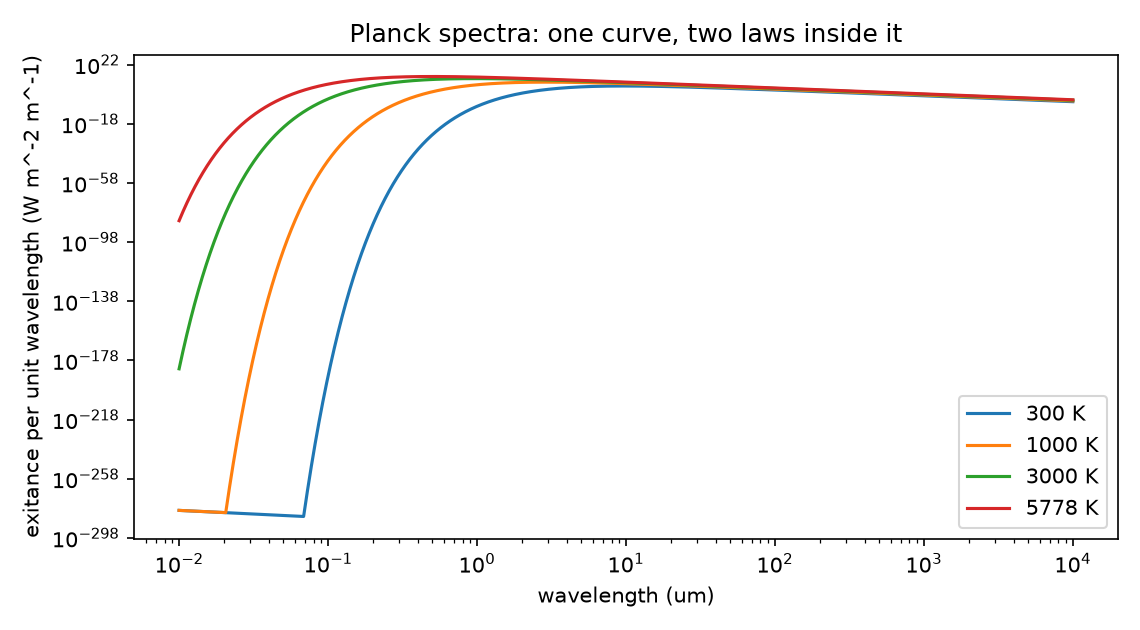

Reproduce this figure in Python.
# PLANCK'S BLACKBODY SPECTRUM (Beyond the Index #8; Thermal
# Radiation, NUM). One formula -- Planck's law -- must pay out
# two older laws at once:
#   * Stefan-Boltzmann: total radiated power = sigma T^4,
#     sigma = 5.670374419e-8 W m^-2 K^-4
#   * Wien displacement: lambda_peak * T = 2.897771955e-3 m K
# Both are EXTRACTED from the numerically integrated spectrum
# here, not assumed: sigma falls out of the area under the
# curve, Wien's constant out of its peak position.
# Gates:
#   G1 recovered sigma within 1% at every temperature
#   G2 recovered Wien constant within 0.5% at every T
#   G3 power ratio M(2T)/M(T) = 16 within 1% (the T^4 law
#      itself, checked as a scaling, not a constant)

import json
import numpy as np
import matplotlib
matplotlib.use("Agg")
import matplotlib.pyplot as plt

H = 6.62607015e-34
C = 299792458.0
KB = 1.380649e-23
SIGMA_EXACT = 5.670374419e-8
WIEN_EXACT = 2.897771955e-3

lam = np.logspace(-8, -2, 400000)          # 10 nm .. 1 cm


def spectrum(T):
    x = H * C / (lam * KB * T)
    B = (2 * H * C ** 2 / lam ** 5) / np.expm1(np.minimum(x, 700))
    return B                                  # W sr^-1 m^-3


rows = []
for T in (300.0, 1000.0, 3000.0, 5778.0):
    B = spectrum(T)
    M = np.pi * np.trapezoid(B, lam)          # W/m^2 (Lambert)
    sigma_rec = M / T ** 4
    lam_peak = float(lam[int(np.argmax(B))])
    wien_rec = lam_peak * T
    rows.append({"T": T, "sigma_recovered": float(sigma_rec),
                 "sigma_err_frac": float(abs(sigma_rec - SIGMA_EXACT)
                                         / SIGMA_EXACT),
                 "wien_recovered": float(wien_rec),
                 "wien_err_frac": float(abs(wien_rec - WIEN_EXACT)
                                        / WIEN_EXACT),
                 "M": float(M)})
    print(f"T = {T:6.0f} K: sigma = {sigma_rec:.6e} "
          f"(err {rows[-1]['sigma_err_frac'] * 100:.3f}%), "
          f"lambda_peak*T = {wien_rec:.6e} "
          f"(err {rows[-1]['wien_err_frac'] * 100:.3f}%)")

# M(3000)/M(1000) should be 3^4 = 81:
ratio = rows[2]['M'] / rows[1]['M']
print(f"M(3000)/M(1000) = {ratio:.2f} (T^4 law predicts 81)")
g1 = all(r["sigma_err_frac"] < 0.01 for r in rows)
g2 = all(r["wien_err_frac"] < 0.005 for r in rows)
g3 = abs(ratio - 81) / 81 < 0.01
print(f"GATES: G1 sigma {g1} | G2 Wien {g2} | G3 T^4 {g3}")

fig, ax = plt.subplots(figsize=(7.6, 4.2))
for T in (300.0, 1000.0, 3000.0, 5778.0):
    B = spectrum(T)
    ax.plot(lam * 1e6, np.pi * B, label=f"{T:.0f} K")
ax.set_xscale("log")
ax.set_yscale("log")
ax.set_xlabel("wavelength (um)")
ax.set_ylabel("exitance per unit wavelength (W m^-2 m^-1)")
ax.set_title("Planck spectra: one curve, two laws inside it")
ax.legend()
fig.tight_layout()
fig.savefig("planck_spectrum.png", dpi=150)

out = {"rows": rows, "sigma_exact": SIGMA_EXACT,
       "wien_exact": WIEN_EXACT, "T4_ratio": float(ratio),
       "gates": {"G1_sigma": bool(g1), "G2_wien": bool(g2),
                 "G3_T4": bool(g3)}}
with open("planck_spectrum_results.json", "w") as f:
    json.dump(out, f, indent=2)
print("ALL GATES PASS" if all(out["gates"].values())
      else "SOME GATE FAILED")
print("Saved planck_spectrum_results.json + PNG")
